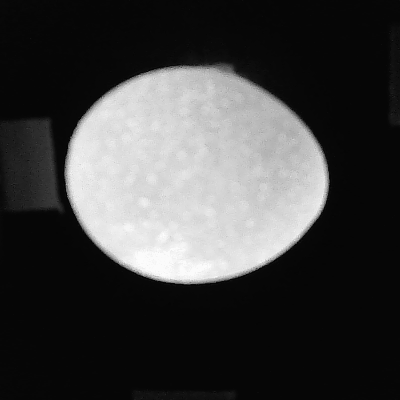
#> input picture datasets/eggs/1-45.0.png, 400 x 400 px; its folder holds only this picture in this run
$ jupyter execute --allow-errors regression.ipynb
#> lines starting #> are read from the running program, lines starting #| are printed output that depends on the picture; after the words box and inside, x2 and y2 are one past the last pixel; in counts of white or black regions, pixels touching at a corner belong together
[cell 1]
from PIL import Image
import numpy as np
import os
import math
import cv2
from sklearn.linear_model import LinearRegression

[cell 2]
X = []
Y = []

[cell 3]
folder_path = "datasets/eggs"
for filename in os.listdir(folder_path):
    if filename.endswith(".png") and filename.startswith("1"):
        # Extract grams from the image name donot include the .png
        grams = float(filename.split("-")[1].split(".png")[0])

        # Load grayscale image
        image_path = os.path.join(folder_path, filename)
        image = cv2.imread(image_path, cv2.IMREAD_GRAYSCALE)
#> image is the input picture: shape (400, 400); min 5, max 253, mean 64.4

        # Calculate the number of white pixels
        threshold = np.mean(image)
#> threshold = 64.38
        above_threshold = image > threshold
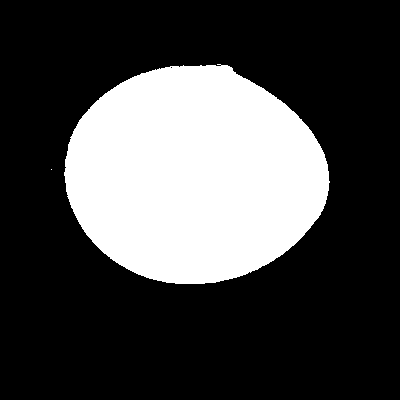
#> above_threshold: shape (400, 400) bool; 27.9% white; 2 white regions (1 under 20 px), largest, box (x1, y1, x2, y2) and area: (64, 64, 330, 284) 44684
        white_pixels = np.sum(above_threshold)
#> white_pixels = 44685

        # Append to X and Y lists
        X.append(white_pixels)
        Y.append(grams)

# save the X and Y to one csv file
# unsorted = np.column_stack((X, Y))
# sorted = unsorted[unsorted[:,0].argsort()]
# np.savetxt("datasets/eggs.csv", sorted, delimiter=",", fmt='%s')

[cell 4]
print(X)
#| [44685]
print(Y)

[cell 5]
# load datasets/eggs/eggs.csv
for line in open("datasets/eggs.csv"):
    # Split line on comma
#> (reads datasets/eggs.csv from the repository)
    data = line.split(",")

    # Extract grams and yolks
    grams = float(data[1])
    pixels = float(data[0])

    # Append to X and Y lists
    X.append(pixels)
    Y.append(grams)
#> after the loop, X = 615 values, max 71337 at index 592, min 43016 at index 5, mean 55354.2; Y = 615 values, max 81.2 at index 607, min 45 at index 0, mean 60.33

X = np.array(X).reshape(-1, 1)
Y = np.array(Y)

print (X)
#> (printed output is left out)
print (Y)

[cell 6]
model = LinearRegression()
model.fit(X, Y)

[cell 7]
new_white_pixels = 43953  # Example value
predicted_grams = model.predict([[new_white_pixels]])
print("Predicted grams:", predicted_grams)

[cell 8]
# save the model
import pickle
filename = 'model/finalized_model.sav'
pickle.dump(model, open(filename, 'wb'))

[cell 9]
# load the model from disk
model = pickle.load(open(filename, 'rb+'))

pewee_count = 0
small_count = 0
medium_count = 0
large_count = 0
xl_count = 0
jumbo_count = 0

# for filename in os.listdir(test_path):
#     if filename.endswith(".png") and filename.startswith("1"):
#         # Extract grams from the image name donot include the .png
#         wpixels = int(filename.split("-")[2].split(".png")[0])
for line in open("datasets/tests.csv"):
#> (reads datasets/tests.csv from the repository)
    xtest = float(line)
    result = model.predict([[xtest]])
    result = math.floor(result[0])
    if result >= 40 and result <= 49:
        pewee_count = pewee_count + 1
    elif result >= 50 and result <= 54:
        small_count = small_count + 1
    elif result >= 55 and result <= 59:
        medium_count = medium_count + 1
    elif result >= 60 and result <= 64:
        large_count = large_count + 1
    elif result >= 65 and result <= 69:
        xl_count = xl_count + 1
    elif result >= 70:
        jumbo_count = jumbo_count + 1

print(pewee_count)
print(small_count)
print(medium_count)
print(large_count)
print(xl_count)
print(jumbo_count)

[cell 10]
# calculate the accuracy with the test data count using cross entropy
pewee_accuracy = float(pewee_count / 30)
small_accuracy = float(small_count / 30)
medium_accuracy = float(medium_count / 30)
large_accuracy = float(large_count / 30)
xl_accuracy = float(xl_count / 30)
jumbo_accuracy = float(jumbo_count / 30)

pewee_accuracy = float(pewee_accuracy * 100)
small_accuracy = float(small_accuracy * 100)
medium_accuracy = float(medium_accuracy * 100)
large_accuracy = float(large_accuracy * 100)
xl_accuracy = float(xl_accuracy * 100)
jumbo_accuracy = float(jumbo_accuracy * 100)

pa = pewee_accuracy if pewee_accuracy < 100 else 100
sa = small_accuracy if small_accuracy < 100 else 100
ma = medium_accuracy if medium_accuracy < 100 else 100
la = large_accuracy if large_accuracy < 100 else 100
xa = xl_accuracy if xl_accuracy < 100 else 100
ja = jumbo_accuracy if jumbo_accuracy < 100 else 100

overall_accuracy = (pa + sa + ma + la + xa + ja) / 6

print(f"Pewee prediction accuracy: {round(pa, 2)}%")
print(f"Small prediction accuracy: {round(sa, 2)}%")
print(f"Medium prediction accuracy: {round(ma, 2)}%")
print(f"Large prediction accuracy: {round(la, 2)}%")
print(f"XL prediction accuracy: {round(xa,2)}%")
print(f"Jumbo prediction accuracy: {round(ja,2)}%")
print("--------------------------------------")
print(f"Overall prediction accuracy: {round(overall_accuracy,2)}%")

[cell 11]
import matplotlib.pyplot as plt

# Data to plot is X and Y using scatter plot # with the fit line
plt.scatter(X, Y, color='blue', s=2)
plt.plot(X, model.predict(X), color='red', linewidth=1)
# put the Y-axis label
plt.ylabel('Egg weight in Grams')
# put the X-axis label
plt.xlabel('Egg image white pixels')
# put the title
plt.title('Egg weight prediction')
# show the plot
plt.show()
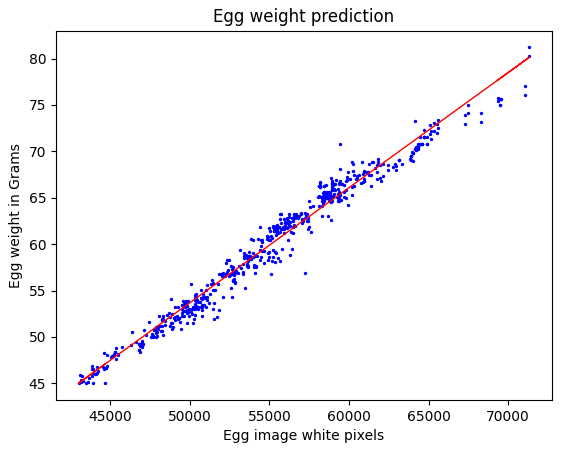
#> figure drawn by matplotlib, 1 panel
